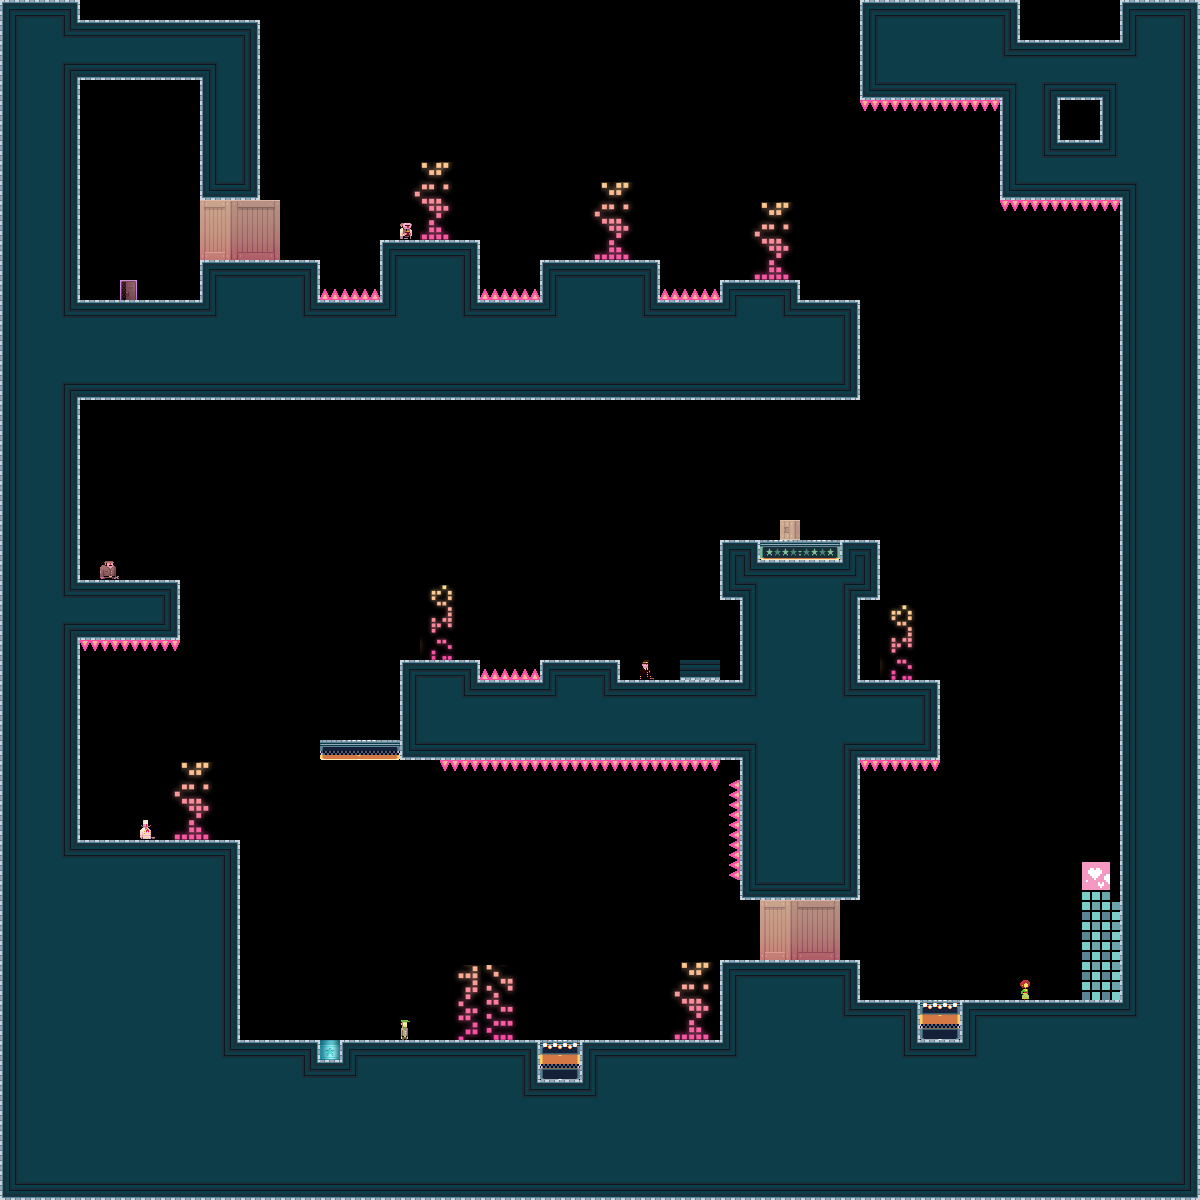

Rendered tile map (Tiled .tmx) drawn with the repository's tilesets; below, a short description and the map source with its tile grids summarised:
An orthogonal 60x60 tile map with 20x20 px tiles, 1 tile layer (bg) and 2 objects.

<map version="1.0" orientation="orthogonal" width="60" height="60" tilewidth="20" tileheight="20">
 <tileset firstgid="1" name="tiles_newyork" tilewidth="20" tileheight="20">
  <image source="../../../../../XNAModeContent/Lemonade/tiles_newyork.png" width="400" height="400" />
  <terraintypes>
   <terrain name="solid" tile="-1" />
  </terraintypes>
  <tile id="8" terrain=",,,0" />
  <tile id="9" terrain=",,0,0" />
  <tile id="10" terrain=",,0,0" />
  <tile id="11" terrain=",,0,0" />
  <tile id="12" terrain=",,0,0" />
  <tile id="13" terrain=",,0,0" />
  <tile id="14" terrain=",,0," />
  <tile id="15" terrain="0,0,0," />
  <tile id="16" terrain="0,0,,0" />
  <tile id="28" terrain=",0,,0" />
  <tile id="34" terrain="0,,0," />
  <tile id="35" terrain="0,,0,0" />
  <tile id="36" terrain=",0,0,0" />
  <tile id="48" terrain=",0,,0" />
  <tile id="54" terrain="0,,0," />
  <tile id="68" terrain=",0,,0" />
  <tile id="74" terrain="0,,0," />
  <tile id="88" terrain=",0,,0" />
  <tile id="94" terrain="0,,0," />
  <tile id="108" terrain=",0,,0" />
  <tile id="114" terrain="0,,0," />
  <tile id="128" terrain=",0,," />
  <tile id="129" terrain="0,0,," />
  <tile id="130" terrain="0,0,," />
  <tile id="131" terrain="0,0,," />
  <tile id="132" terrain="0,0,," />
  <tile id="133" terrain="0,0,," />
  <tile id="134" terrain="0,,," />
  <tile id="194" terrain="0,0,0,0" />
  <tile id="356">
   <properties>
    <property name="LargeCrate" value="" />
   </properties>
  </tile>
  <tile id="380">
   <properties>
    <property name="Andre" value="" />
   </properties>
  </tile>
  <tile id="381">
   <properties>
    <property name="Liselot" value="" />
   </properties>
  </tile>
  <tile id="382">
   <properties>
    <property name="Amsterdaam" value="" />
   </properties>
  </tile>
  <tile id="383">
   <properties>
    <property name="Worker" value="" />
   </properties>
  </tile>
  <tile id="384">
   <properties>
    <property name="Inspector" value="" />
   </properties>
  </tile>
  <tile id="385">
   <properties>
    <property name="Chef" value="" />
   </properties>
  </tile>
  <tile id="386">
   <properties>
    <property name="Exit" value="" />
   </properties>
  </tile>
  <tile id="387">
   <properties>
    <property name="Trampoline" value="" />
   </properties>
  </tile>
  <tile id="388">
   <properties>
    <property name="SmallCrate" value="" />
   </properties>
  </tile>
  <tile id="389">
   <properties>
    <property name="SugarBag" value="" />
   </properties>
  </tile>
 </tileset>
 <layer name="bg" width="60" height="60">
  <data>[3600 cells, 1811 non-empty, 106 distinct tile ids]</data>
 </layer>
 <objectgroup name="boxes" width="60" height="60">
  <object x="260" y="840">
   <polyline points="0,0 0,140" />
  </object>
  <object x="940" y="400">
   <polyline points="40,0 40,280" />
  </object>
 </objectgroup>
</map>
